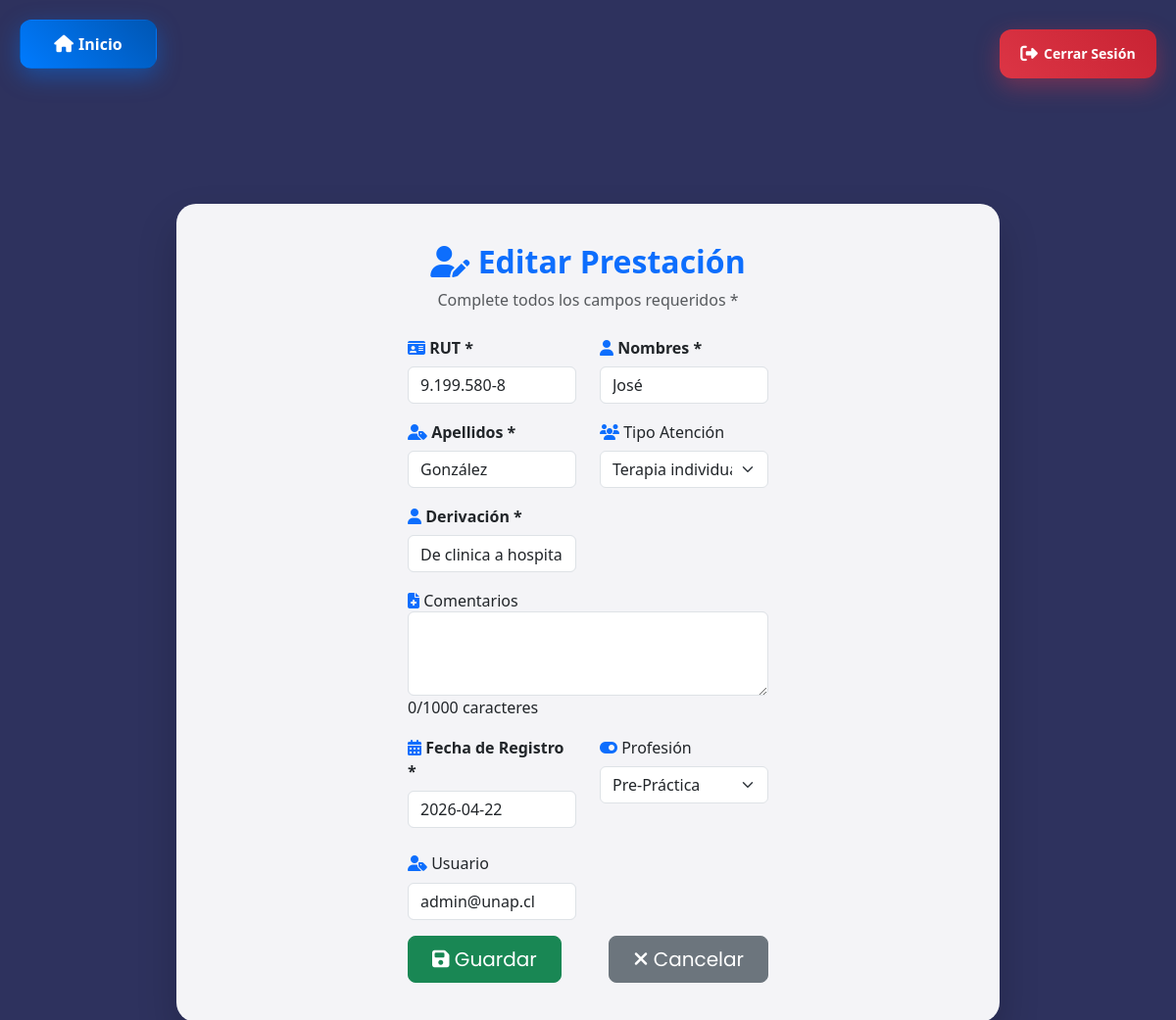
Screenshot of /editar_prestaciones.php?id_evaluacion=39 (signed in) with the database file from the repository.
### tables this page shows
CREATE TABLE `evaluaciones` (
  `id_evaluacion` int NOT NULL AUTO_INCREMENT,
  `rut` varchar(15) NOT NULL,
  `id_tipo_atencion` int DEFAULT NULL,
  `derivacion` varchar(200) DEFAULT NULL,
  `comentarios` varchar(250) DEFAULT NULL,
  `fecha_registro` date DEFAULT NULL,
  `usuario` varchar(50) DEFAULT NULL,
  `id_profesion` int DEFAULT NULL,
  `nombre` varchar(60) DEFAULT NULL,
  `apellido` varchar(60) DEFAULT NULL,
  PRIMARY KEY (`id_evaluacion`),
  KEY `FK_evaluaciones_To_paciente` (`rut`),
  KEY `FK_evaluaciones_To_atencion` (`id_tipo_atencion`),
  KEY `FK_evaluaciones_To_profesion` (`id_profesion`),
  CONSTRAINT `FK_evaluaciones_To_atencion` FOREIGN KEY (`id_tipo_atencion`) REFERENCES `tipo_atencion` (`id_atencion`),
  CONSTRAINT `FK_evaluaciones_To_profesion` FOREIGN KEY (`id_profesion`) REFERENCES `tipo_profesion` (`id_profesion`)
);

### editar_prestaciones.php (the view, shortened to what this page needs)
<?php
$con = connection();
if (isset($_GET['id_evaluacion'])) {
    $id_evaluacion = $_GET['id_evaluacion'];
    $sql = "SELECT * FROM evaluaciones WHERE id_evaluacion = '$id_evaluacion'";
    $query = mysqli_query($con, $sql);
    $row = mysqli_fetch_array($query);
} else {
    header("Location: prestaciones.php");
}
?>
<!DOCTYPE html>
<html lang="es">
<head>
    <link rel="stylesheet" href="css/nuevo_pacientes.css">
    <link href="https://cdn.jsdelivr.net/npm/bootstrap@5.3.2/dist/css/bootstrap.min.css" rel="stylesheet">
    <link rel="stylesheet" href="https://cdnjs.cloudflare.com/ajax/libs/font-awesome/6.4.0/css/all.min.css">
    <link rel="stylesheet" href="https://cdn.jsdelivr.net/npm/flatpickr/dist/flatpickr.min.css">
</head>
<body>
   <div class="menu-container">
            <a id="inicio" href="menu.php" class="btn btn-inicio menu-btn">
                <i class="fas fa-home btn-icon"></i>
                Inicio
            </a>
            <a id= "cerrar_sesion" href="logout.php" class="btn btn-logout menu-btn">
                <i class="fas fa-sign-out-alt btn-icon"></i>
                Cerrar Sesión
            </a>
    </div>
        <div class="menu-card">
            <div class="row justify-content-center">
            <div class="col-lg-8 col-xl-6">
                    <div class="text-center mb-4">
                        <h2 class="fw-bold text-primary mb-2">
                            <i class="fas fa-user-edit"></i> Editar Prestación
                        </h2>
                        <p class="text-muted">Complete todos los campos requeridos *</p>
                    </div>
                    <form action="edit_prestaciones.php" method="POST" id="formPrestacion">
                        <div class="row">
                            <div class="col-md-6 mb-3">
                                <label class="form-label fw-bold">
                                    <i class="fas fa-id-card text-primary"></i> RUT *
                                </label>
                                <input type="text" class="form-control" name="rut" value="<?= $row['rut'] ?>" required>
                            </div>
                            <div class="col-md-6 mb-3">
                                <label class="form-label fw-bold">
                                    <i class="fas fa-user text-primary"></i> Nombres *
                                </label>
                                <input type="text" class="form-control" name="nombre"
                                value="<?= $row['nombre'] ?>" required>
                            </div>
                            <div class="col-md-6 mb-3">
                                <label class="form-label fw-bold">
                                    <i class="fas fa-user-tag text-primary"></i> Apellidos *
                                </label>
                                <input type="text" class="form-control" name="apellido" value="<?= $row['apellido'] ?>" required>
                            </div>
                            <div class="col-md-6 mb-3">
                                <label class="form-label">
                                    <i class="fas fa-users text-primary"></i> Tipo Atención
                                </label>
                                <select class="form-select" name="id_tipo_atencion">
                                    <option value="1" <?php echo ($row['id_tipo_atencion'] == '1') ? 'selected' : ''; ?>>Terapia individual</option>
                                </select>
                            </div>
                            <div class="col-md-6 mb-3">
                                <label class="form-label fw-bold">
                                    <i class="fas fa-user text-primary"></i> Derivación *
                                </label>
                                <input type="text" class="form-control" name="derivacion"
                                value="<?= $row['derivacion'] ?>" required>
                            </div>
                            <div class="mb-3">
                                <label class="textarea-label">
                                    <i class="fas fa-file-medical text-primary"></i> Comentarios</label>
                                <textarea class="form-control" name="comentarios" rows="3" maxlength="1000"><?= $row['comentarios'] ?></textarea>
                                <div class="textarea-counter">
                                    <span id="contador2">0</span>/1000 caracteres
                                </div>
                            </div>
                            <div class="col-6 mb-4">
                            <label class="form-label fw-bold">
                                <i class="fas fa-calendar-alt text-primary"></i> Fecha de Registro *
                            </label>
                             <input type="text" class="form-control" name="fecha_registro" id="fecha_registro"
                                value="<?= isset($_POST['fecha_registro']) ? $_POST['fecha_registro'] : $row['fecha_registro'] ?>"
                                placeholder="Seleccione una fecha" required>
                        </div>
                            <div class="col-md-6 mb-3">
                                <label class="form-label">
                                    <i class="fas fa-toggle-on text-primary"></i> Profesión
                                </label>
                                <select class="form-select" name="id_profesion">
                                    <option value="1" <?php echo ($row['id_profesion'] == '1') ? 'selected' : ''; ?>>Pre-Práctica</option>
                                </select>
                            </div>
                            <div class="col-md-6 mb-3">
                                <label class="form-label">
                                    <i class="fas fa-user-tag text-primary"></i> Usuario
                                </label>
                                <input type="text" class="form-control" name="usuario" value="<?php echo $_SESSION['email']?>">
                            </div>
                        <div class="d-grid gap-2 d-md-flex justify-content-md-between">
                            <button type="submit" class="btn btn-success btn-lg px-4"style=" font-family: 'poppins', sans-serif;
    font-size: 20px;">
                                <i class="fas fa-save"></i> Guardar
                            </button>
                            <button type="button" class="btn btn-secondary btn-lg px-4" onclick="window.location.href='prestaciones.php'" style=" font-family: 'poppins', sans-serif;
    font-size: 20px;">
                                <i class="fas fa-times"></i> Cancelar
                            </button>
                        </div>
                    </form>
                </div>
            </div>
        </div>
</body>
</html>

### css/nuevo_pacientes.css (style rules this page uses)
body { background: linear-gradient(135deg, #2e325e 0%, #2e325e 100%); min-height: 100vh; font-family: 'Segoe UI', Tahoma, Geneva, Verdana, sans-serif; }
.menu-container { position: relative; min-height: 100vh; display: flex; align-items: center; justify-content: center; }
.menu-card { position: absolute; top: 20%; left: 15%; right: 15%; background: rgba(255, 255, 255, 0.95); backdrop-filter: blur(10px); border-radius: 20px; box-shadow: 0 20px 40px rgba(0, 0, 0, 0.2); padding: 40px; z-index: 100; }
.menu-btn { width: 100%; margin-bottom: 20px; padding: 15px 30px; font-size: 1.2rem; font-weight: 600; border: none; border-radius: 15px; transition: all 0.3s ease; position: relative; overflow: hidden; }
.btn-inicio { background: linear-gradient(45deg, #007bff, #0056b3); color: white; }
.btn-logout { background: linear-gradient(45deg, #dc3545, #c82333); color: white; margin-top: 10px; }
.btn-icon { margin-right: 10px; }
#cerrar_sesion { position: fixed; top: 20px; right: 20px; left: auto; z-index: 9999; width: 160px; height: 50px; padding: 0; border-radius: 12px; display: flex; align-items: center; justify-content: center; font-weight: 600; font-size: 0.88rem; text-decoration: none; box-shadow: 0 8px 25px rgba(220, 53, 69, 0.4); transition: all 0.3s ease; background: linear-gradient(45deg, #dc3545, #c82333) !important; color: white !important; border: none; }
#cerrar_sesion .btn-icon { margin-right: 6px; font-size: 1.1rem; }
body { padding-top: 80px; padding-left: 190px; min-height: 100vh; }
#inicio { position: fixed; top: 20px; left: 20px; z-index: 9999; width: 140px; height: 50px; padding: 0; border-radius: 12px; display: flex; align-items: center; justify-content: center; font-weight: 600; text-decoration: none; box-shadow: 0 8px 25px rgba(0, 123, 255, 0.4); transition: all 0.3s ease; background: linear-gradient(45deg, #007bff, #0056b3) !important; color: white !important; }
#inicio .btn-icon { margin-right: 5px; font-size: 1.1rem; }
body { padding-top: 80px; padding-left: 180px; }

### rows the page displays
evaluaciones: rut "9.199.580-8", nombre "José", apellido "González", id_tipo_atencion "Terapia individual", derivacion "De clinica a hospital", fecha_registro "2026-04-22", id_profesion "Pre-Práctica"
